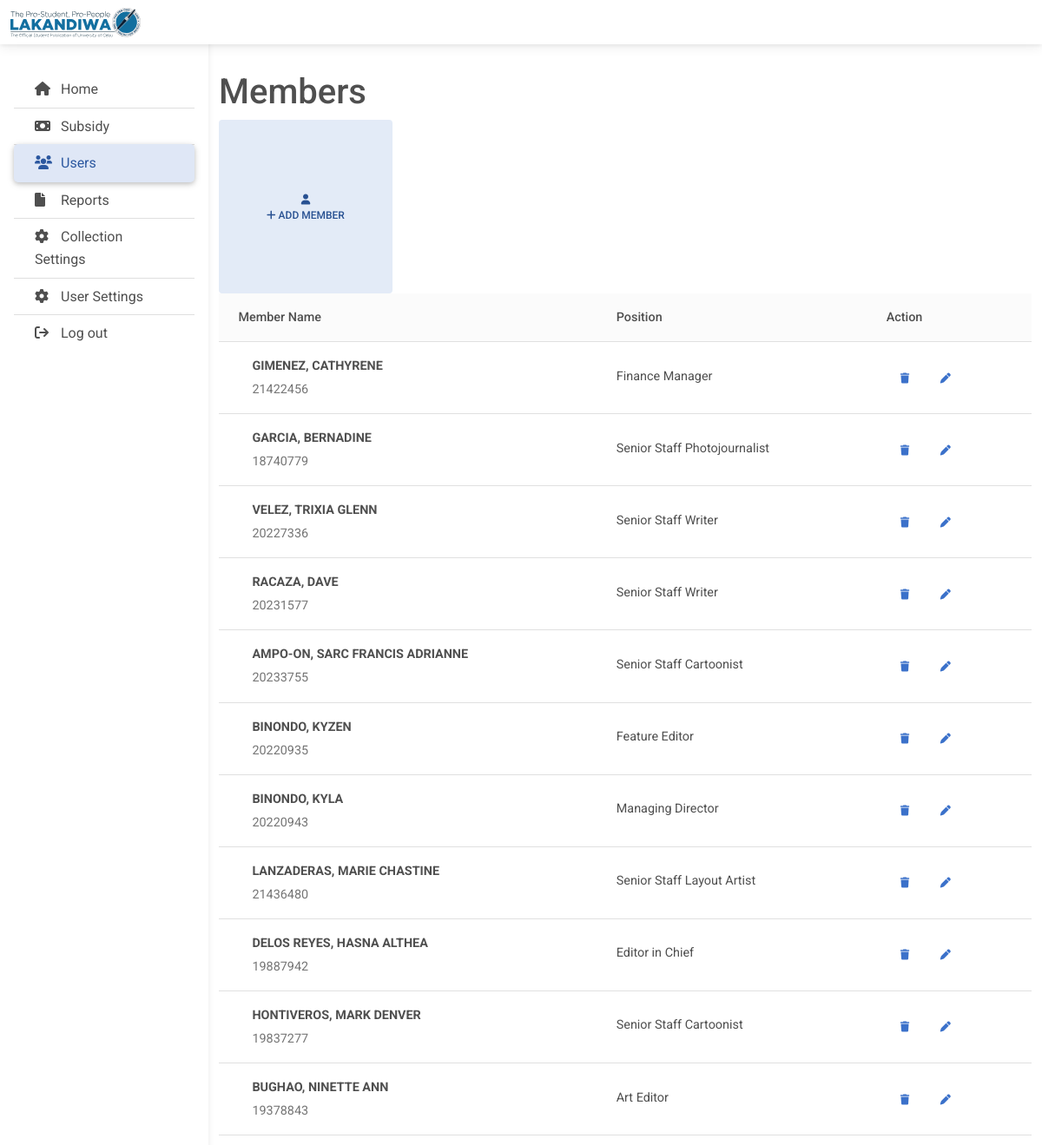
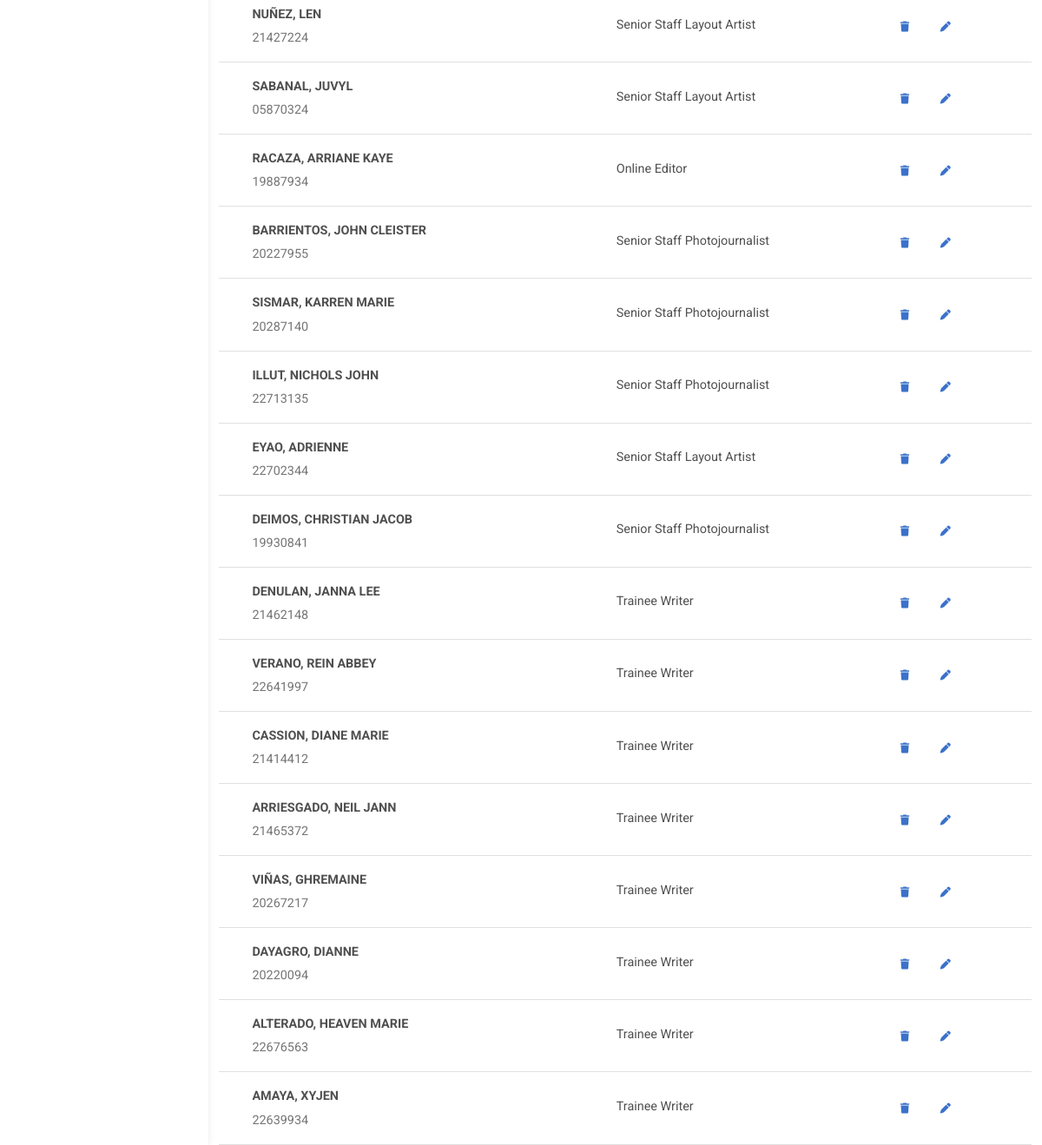
Screenshot of /users (signed in) with the database file from the repository (2 pictures, top to bottom).
### models.py (models this page shows, shortened)
class User(db.Model):
    id = db.Column(db.String(8), primary_key = True)
    firstname = db.Column(db.String(100), nullable=False)
    lastname = db.Column(db.String(100), nullable=False)
    password = db.Column(db.String(255), nullable=False)
    position = db.Column(db.String(255), nullable=False)
    status = db.Column(db.String(30), nullable=False)
    collection = db.relationship('Collection', backref='user', lazy=True)
    subsidies_as_member = db.relationship('Subsidy', foreign_keys='Subsidy.member_id', backref='member' ,lazy=True)
    subsidies_as_signer = db.relationship('Subsidy', foreign_keys='Subsidy.signed_by' ,backref='signer' ,lazy=True)

### app.py (the view)
@app.route('/users')
def users():
    if "position" not in session:
        return redirect(url_for('index', message="Login first"))
    allowed = ['Editor in Chief', 'Managing Director', 'Admin']
    if session["position"] not in allowed:
        return redirect(url_for('users', message="Invalid page"))
    title = "Users"
    message = request.args.get('message')
    members = User.query.filter_by(status="active").all()
    return render_template('users.html', title=title, members=members, positions=environment.positions, message=message)

### app.py (called while the page is built)
def setSettings():
    if is_table_empty(SubsidyValue):
        subsidy_value = SubsidyValue(100.00)
        db.session.add(subsidy_value)
        db.session.commit()
    if is_table_empty(CollectionValue):
        collection_value = CollectionValue(100.00)
        db.session.add(collection_value)
        db.session.commit()

@app.before_request
def create_tables():
    db.create_all()
    setSettings()

@app.after_request
def after_request(response):
    response.headers["Cache-Control"] = "no-cache, no-store, must-revalidate"
    response.headers.add(
        'Cache-Control', 'no-store, no-cache, must-revalidate, post-check=0, pre-check=0')
    return response

### util.py (called while the page is built)
def is_table_empty(table):
    query = table.query.first()
    if query:
        return False
    else:
        return True

### templates/users.html (shortened to what this page needs)
{% extends 'base.html' %}
{% block body %}
<main style="margin-top: 58px">
    <div class="container pt-4">
        <section class="mb-4">
            <h1>Members</h1>
            <button type="button" class="btn btn-secondary home-button" data-bs-toggle="modal"
                data-bs-target="#addMemberModal" data-bs-whatever="@mdo"><i class="fa-solid fa-user"></i>
                <br> <i class="fa fa-plus" aria-hidden="true"></i> Add Member</button>
            <table class="table align-middle mb-0 bg-white">
                <thead class="bg-light">
                    <tr>
                        <th>Member Name</th>
                        <th>Position</th>
                        <th>Action</th>
                    </tr>
                </thead>
                <tbody>
                    {% for member in members %}
                    <tr>
                        <td>
                            <div class="d-flex align-items-center">
                                <div class="ms-3">
                                    <p class="fw-bold mb-1">{{member.lastname}}, {{member.firstname }}</p>
                                    <p class="text-muted mb-0">{{member.id}}</p>
                                </div>
                            </div>
                        </td>
                        <td>
                            <p class="fw-normal mb-1">{{member.position}}</p>
                        </td>
                        <td>
                            <button type="button" class="btn btn-link btn-sm btn-rounded" data-bs-toggle="modal"
                                data-bs-target="#deleteMemberModal"
                                onclick="setDeleteModal('{{member.id}}', '{{member.firstname}}', '{{member.lastname}}')">
                                <i class="fa-solid fa-trash"></i>
                            </button>
                            <button type="button" class="btn btn-link btn-sm btn-rounded"
                                onclick="setEditModal('{{member.id}}', '{{member.firstname}}','{{member.lastname}}','{{member.position}}')"
                                data-bs-toggle="modal" data-bs-target="#editMemberModal">
                                <i class="fa-solid fa-pen"></i>
                            </button>
                        </td>
                    </tr>
                    {% endfor %}
                </tbody>
            </table>
        </section>
    </div>
</main>
{% endblock %}

### templates/base.html (shortened to what this page needs)
<!DOCTYPE html>
<html lang="en">
<head>
    <link rel="stylesheet" href="{{url_for('static', filename='css/style.css')}}">
    <link href="https://cdnjs.cloudflare.com/ajax/libs/font-awesome/6.0.0/css/all.min.css" rel="stylesheet" />
    <link href="https://cdnjs.cloudflare.com/ajax/libs/mdb-ui-kit/6.2.0/mdb.min.css" rel="stylesheet" />
</head>
<body>
  {% block sidenav %}
    <header>
        <nav id="sidebarMenu" class="collapse d-lg-block sidebar collapse bg-white">
            <div class="position-sticky">
                <div class="list-group list-group-flush mx-3 mt-4">
                    {% if session.position != 'Admin' %}
                    {% if title == 'Home' %}
                    <a href="{{url_for('home')}}" class="list-group-item list-group-item-action py-2 ripple active">
                        <i class="fa fa-home tab-icon" aria-hidden="true"></i><span>Home</span>
                    </a>
                    {% else %}
                    <a href="{{url_for('home')}}" class="list-group-item list-group-item-action py-2 ripple">
                        <i class="fa fa-home tab-icon" aria-hidden="true"></i><span>Home</span>
                    </a>
                    {% endif %}
                    {% endif %}
                    {% set allowed_subsidy = ['Editor in Chief', 'Managing Director'] %}
                    {% if session.position in allowed_subsidy %}
                    {% if title == 'Subsidy' %}
                    <a href="{{url_for('subsidy')}}" class="list-group-item list-group-item-action py-2 ripple active">
                        <i class="fa-solid fa-money-bill tab-icon"></i><span>Subsidy</span>
                    </a>
                    {% else %}
                    <a href="{{url_for('subsidy')}}" class="list-group-item list-group-item-action py-2 ripple ">
                        <i class="fa-solid fa-money-bill tab-icon"></i><span>Subsidy</span>
                    </a>
                    {% endif %}
                    {% endif %}
                    {% set allowed_users = ['Editor in Chief', 'Managing Director', 'Admin'] %}
                    {% if session.position in allowed_users %}
                    {% if title == 'Users' %}
                    <a href="{{url_for('users')}}" class="list-group-item list-group-item-action py-2 ripple active">
                        <i class="fa fa-users tab-icon" aria-hidden="true"></i><span>Users</span>
                    </a>
                    {% else %}
                    <a href="{{url_for('users')}}" class="list-group-item list-group-item-action py-2 ripple ">
                        <i class="fa fa-users tab-icon" aria-hidden="true"></i><span>Users</span>
                    </a>
                    {% endif %}
                    {% endif %}
                    {% set allowed_reports = ['Editor in Chief', 'Managing Director', 'Finance Manager'] %}
                    {% if session.position in allowed_reports %}
                    {% if title == 'Reports' %}
                    <a href="{{url_for('reports')}}" class="list-group-item list-group-item-action py-2 ripple active ">
                        <i class='fa fa-file tab-icon' aria-hidden="true"></i><span>Reports</span>
                    </a>
                    {% else %}
                    <a href="{{url_for('reports')}}" class="list-group-item list-group-item-action py-2 ripple ">
                        <i class='fa fa-file tab-icon' aria-hidden="true"></i><span>Reports</span>
                    </a>
                    {% endif %}
                    {% endif %}
                    {% set allowed_settings = ['Editor in Chief', 'Managing Director', 'Finance Manager'] %}
                    {% if session.position in allowed_settings %}
                    {% if title == 'Settings' %}
                    <a href="{{url_for('settings')}}" class="list-group-item list-group-item-action py-2 ripple active ">
                        <i class="fa-solid fa-gear tab-icon"></i><span>Collection Settings</span>
                    </a>
                    {% else %}
                    <a href="{{url_for('settings')}}" class="list-group-item list-group-item-action py-2 ripple ">
                        <i class="fa-solid fa-gear tab-icon"></i><span>Collection Settings</span>
                    </a>
                    {% endif %}
                    {% endif %}
                    {% if session.position != 'Admin' %}
                    {% if title == 'User Settings' %}
                    <a href="{{url_for('usersettings')}}" class="list-group-item list-group-item-action py-2 ripple active ">
                        <i class="fa-solid fa-gear tab-icon"></i><span>User Settings</span>
                    </a>
                    {% else %}
                    <a href="{{url_for('usersettings')}}" class="list-group-item list-group-item-action py-2 ripple ">
                        <i class="fa-solid fa-gear tab-icon"></i><span>User Settings</span>
                    </a>
                    {% endif %}
                    {% endif %}
                    <button class="list-group-item list-group-item-action py-2 ripple " data-bs-toggle="modal" data-bs-target="#exampleModal">
                        <i class="fa fa-sign-out tab-icon" aria-hidden="true"></i><span>Log out</span>
                    </button>
                </div>
            </div>
        </nav>
        <nav id="main-navbar" class="navbar navbar-expand-lg navbar-light bg-white fixed-top">
            <div class="container-fluid">
                <img src="{{url_for('static',filename='images/lakandiwa.svg')}}" style="width:150px;" alt="">
            </div>
        </nav>
    </header>
    {% endblock %}
    {% block body %}
    {% endblock %}
</body>
</html>

### static/css/style.css (style rules this page uses)
body, html { height: 100%; margin: 0; padding: 0; }
body { background-color: #fbfbfb; }
@media (min-width: 991.98px) { main { padding-left: 240px; } }
.sidebar { position: fixed; top: 0; bottom: 0; left: 0; padding: 58px 0 0; box-shadow: 0 2px 5px 0 rgb(0 0 0 / 5%), 0 2px 10px 0 rgb(0 0 0 / 5%); width: 240px; z-index: 600; }
.sidebar .active { border-radius: 5px; box-shadow: 0 2px 5px 0 rgb(0 0 0 / 16%), 0 2px 10px 0 rgb(0 0 0 / 12%); }
.tab-icon { width: 30px; }
.home-button { width: 200px; height: 200px; }

### rows the page displays
User: lastname "GIMENEZ", firstname "CATHYRENE", id "21422456", position "Finance Manager"
User: lastname "GARCIA", firstname "BERNADINE", id "18740779", position "Senior Staff Photojournalist"
User: lastname "VELEZ", firstname "TRIXIA GLENN", id "20227336", position "Senior Staff Writer"
User: lastname "RACAZA", firstname "DAVE", id "20231577", position "Senior Staff Writer"
User: lastname "AMPO-ON", firstname "SARC FRANCIS ADRIANNE", id "20233755", position "Senior Staff Cartoonist"
User: lastname "BINONDO", firstname "KYZEN", id "20220935", position "Feature Editor"
User: lastname "BINONDO", firstname "KYLA", id "20220943", position "Managing Director"
User: lastname "LANZADERAS", firstname "MARIE CHASTINE", id "21436480", position "Senior Staff Layout Artist"
User: lastname "DELOS REYES", firstname "HASNA ALTHEA", id "19887942", position "Editor in Chief"
User: lastname "HONTIVEROS", firstname "MARK DENVER", id "19837277", position "Senior Staff Cartoonist"
User: lastname "BUGHAO", firstname "NINETTE ANN", id "19378843", position "Art Editor"
User: lastname "NUÑEZ", firstname "LEN", id "21427224", position "Senior Staff Layout Artist"
User: lastname "SABANAL", firstname "JUVYL", id "05870324", position "Senior Staff Layout Artist"
User: lastname "RACAZA", firstname "ARRIANE KAYE", id "19887934", position "Online Editor"
User: lastname "BARRIENTOS", firstname "JOHN CLEISTER", id "20227955", position "Senior Staff Photojournalist"
User: lastname "SISMAR", firstname "KARREN MARIE", id "20287140", position "Senior Staff Photojournalist"
User: lastname "ILLUT", firstname "NICHOLS JOHN", id "22713135", position "Senior Staff Photojournalist"
User: lastname "EYAO", firstname "ADRIENNE", id "22702344", position "Senior Staff Layout Artist"
User: lastname "DEIMOS", firstname "CHRISTIAN JACOB", id "19930841", position "Senior Staff Photojournalist"
User: lastname "DENULAN", firstname "JANNA LEE", id "21462148", position "Trainee Writer"
User: lastname "VERANO", firstname "REIN ABBEY", id "22641997", position "Trainee Writer"
User: lastname "CASSION", firstname "DIANE MARIE", id "21414412", position "Trainee Writer"
User: lastname "ARRIESGADO", firstname "NEIL JANN", id "21465372", position "Trainee Writer"
User: lastname "VIÑAS", firstname "GHREMAINE", id "20267217", position "Trainee Writer"
User: lastname "DAYAGRO", firstname "DIANNE", id "20220094", position "Trainee Writer"
User: lastname "ALTERADO", firstname "HEAVEN MARIE", id "22676563", position "Trainee Writer"
User: lastname "AMAYA", firstname "XYJEN", id "22639934", position "Trainee Writer"
